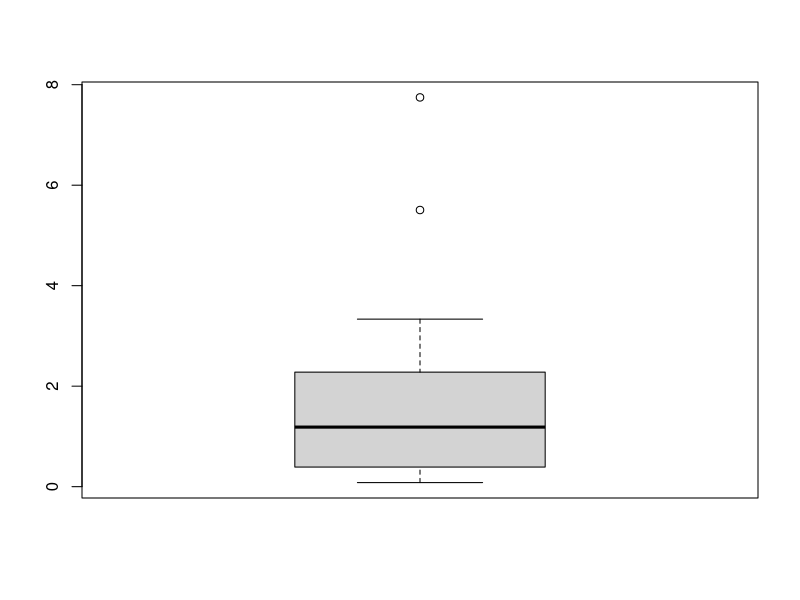
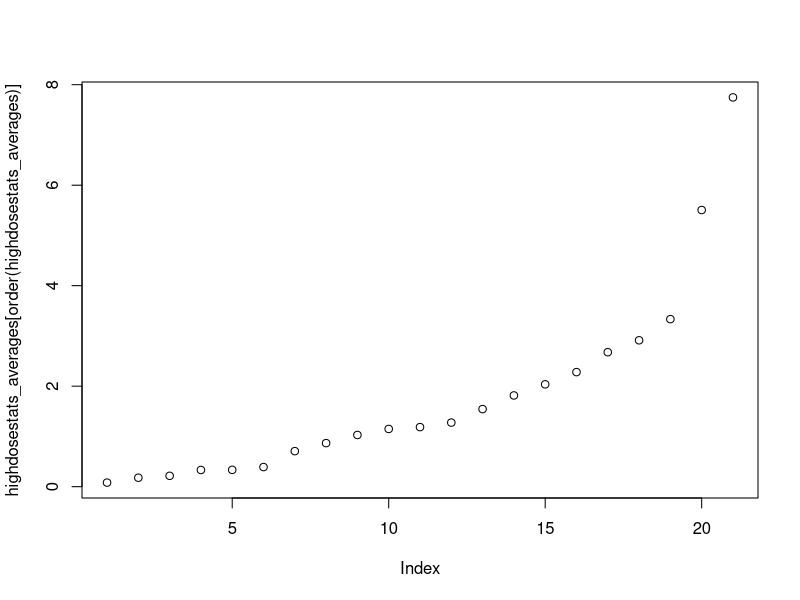

Here is the R script that generated these plots, in order: (Note: this script raises an error after producing the figures.)
lowdosestats_averages = c(0.005064404333333334, 0.036071856666666666, 0.08602864, 0.068847935, 0.032087740000000003, 0.11551346, 0.02786369, 0.057483393333333334, 0.02581979, 0.11061038000000001, 0.6197864333333333, 0.2750356, 0.2806726666666666, 0.23607576666666671, 0.45001776666666665, 0.2817180666666667, 0.0034901050000000003, 0.3328776, 0.47251944999999995, 0.08333361, 0.012957484500000001)
middosestats_averages = c(0.5493679333333333, 0.3147183, 0.5032963333333332, 0.37110306666666665, 0.33129616666666667, 0.3577782333333333, 0.23475383333333336, 0.5135395366666667, 0.20835755, 1.534064, 2.350481, 2.4852769, 2.9371006666666672, 0.5690529, 0.40251767666666666, 0.2835522666666667, 0.024466315, 0.3810755333333333, 0.47874143333333335, 0.2331072666666667, 0.08627115333333334)
highdosestats_averages = c(2.0367871666666666, 1.1488374333333333, 1.2754909533333334, 1.0288974, 0.86712553, 1.5442833, 1.18520177, 2.2798031, 1.8154843333333333, 2.9130713333333333, 7.747076333333333, 3.334103666666666, 2.6761605, 5.505960333333333, 0.33233783333333333, 0.3901039, 0.2159483166666667, 0.7069104666666667, 0.33481224333333337, 0.17823951333333332, 0.08112432666666668)
summary(highdosestats_averages)
boxplot(highdosestats_averages)
boxplot.stats(highdosestats_averages)$stats
plot(highdosestats_averages[order(highdosestats_averages)])
alldose_averages <- c(lowdosestats_averages, middosestats_averages, highdosestats_averages)
plot(alldose_averages[order(alldose_averages)], col=colorRampPalette(rev(brewer.pal(9,"Spectral")))(65))
quantile(alldose_averages, 0.955)

lowdosestats_averages_vector = c(0.13386, 0.1018, 0.14632333333333333, 0.13142333333333336, 0.22527833333333333, 0.15144166666666667, 0.1991683333333333, 0.12022, 0.13628333333333334, 0.10975333333333336, 0.09926833333333333, 0.026808333333333333, 0.38855500000000004, 0.30151, 0.09613833333333333, 0.14853666666666668, 0.083845, 0.15277166666666664, 0.09350166666666666, 0.13974666666666666, 0.09989999999999999, 0.14224166666666668, 0.12274833333333335, 0.09732333333333332, 0.28479000000000004, 0.14998833333333336, 0.13911833333333332, 0.18780833333333333, 0.138875, 0.11987500000000001, 0.12368666666666667, 0.436455, 0.059629999999999996, 0.03201333333333333, 0.2443333333333333, 0.25644666666666666, 0.19724666666666668, 0.2842033333333333, 0.34474333333333335, 0.06064, 0.17161, 0.2656, 0.16268333333333332, 0.44164999999999993, 0.04401333333333333, 0.050243333333333334, 0.037086666666666664, 0.38958999999999994, 0.8346066666666667, 0.7379166666666667, 0.92917, 0.21657333333333337, 0.32069, 0.05073666666666667, 0.09416666666666668, 0.19952666666666666, 0.50686, 0.2764333333333333, 0.6136633333333333, 0.6391300000000001, 0.3223533333333333, 0.14442666666666668, 0.016093333333333334, 0.00438, 0.019486666666666666, 0.016603333333333335, 0.018856666666666667, 0.5277733333333333)
middosestats_averages_vector = c(0.6826183333333334, 0.8697716666666667, 0.837535, 0.8010450000000001, 1.1012149999999998, 0.6811400000000001, 0.7294083333333333, 0.7682349999999999, 0.53728, 0.8825716666666668, 0.8385733333333333, 0.216525, 2.3194116666666664, 0.28627833333333336, 0.6126666666666667, 0.9167766666666667, 0.6265366666666666, 0.8389783333333334, 0.4721316666666668, 1.2683983333333333, 0.763958, 0.6659333333333333, 0.7900283333333334, 0.27281, 1.8013933333333332, 1.2531716666666668, 0.68756, 0.8835583333333336, 0.655535, 0.6948683333333334, 0.768885, 0.78125, 0.15498666666666666, 0.10265, 0.13253666666666666, 1.0070499999999998, 1.3059033333333334, 1.3642766666666664, 2.0419433333333337, 0.031113333333333337, 0.56562, 2.6232260000000003, 0.8547733333333335, 0.9480066666666668, 0.2919933333333334, 0.17420666666666665, 0.2835166666666667, 2.0874800000000002, 2.57281, 2.7730566666666667, 2.471293333333333, 1.8040033333333332, 1.2238566666666666, 0.2270466666666667, 0.32907000000000003, 0.83629, 1.2796933333333333, 0.9807566666666666, 2.50733, 2.1097233333333336, 1.2250066666666668, 0.6751633333333333, 0.54184, 0.023013333333333334, 0.17329000000000003, 0.18503666666666665, 0.14962, 2.090476666666667)
highdosestats_averages_vector = c(2.4105183333333335, 2.5221899999999997, 3.204145, 1.7858366666666665, 2.497113333333333, 1.9154499999999999, 2.2665816666666667, 2.019863333333334, 1.717183333333333, 1.90058, 1.9654866666666664, 1.082695, 5.611025000000001, 0.37429666666666667, 1.3154283333333334, 2.088205, 2.0082849999999994, 1.9985, 2.1509433333333328, 1.3634783333333333, 1.8902166666666667, 1.798775, 2.1967316666666665, 0.19434666666666667, 1.9300733333333333, 1.96554, 1.5447316666666666, 1.9015466666666667, 1.3599683333333334, 1.8414983333333332, 2.1302100000000004, 2.16091, 0.40224, 0.20993666666666666, 0.18006, 2.0572399999999997, 2.8576166666666665, 3.964116666666667, 3.783556666666667, 0.036845, 1.9309399999999999, 4.01007, 2.5996066666666664, 0.7417933333333333, 0.8419466666666665, 0.42099666666666663, 0.7355133333333334, 7.077916666666667, 5.53422, 4.58668, 3.3916633333333337, 2.9060799999999998, 2.5393000000000003, 1.2915466666666668, 0.8108433333333332, 3.205933333333333, 2.474616666666667, 2.7783633333333335, 3.591646666666667, 2.1595366666666664, 2.72618, 2.58492, 1.1159433333333333, 0.09986666666666666, 0.5180866666666667, 0.5842833333333334, 0.6041766666666666, 5.600490000000001)
summary(lowdosestats_averages_vector)
summary(middosestats_averages_vector)
summary(highdosestats_averages_vector)
boxplot(lowdosestats_averages_vector)
boxplot(middosestats_averages_vector)
boxplot(highdosestats_averages_vector)
boxplot.stats(highdosestats_averages_vector)$stats
plot(highdosestats_averages_vector[order(highdosestats_averages_vector)])

#both seem linear until 4, then higher values.

plot(highdosestats_averages_vector[order(highdosestats_averages_vector)], col=colorRampPalette(rev(brewer.pal(9,"Spectral")))(70))
quantile(highdosestats_averages_vector, 0.915)








# Trying with Medians Now
lowdose_medians_tg = c(0.003075533, 0.03257428, 0.081, 0.068847935, 0.03026593, 0.1034675, 0.0368221, 0.06190365, 0.02581979, 0.124584, 0.6213191, 0.2567377, 0.3191931, 0.2161231, 0.4499772, 0.2904873, 0.0034901050000000003, 0.2881442, 0.47251944999999995, 0.08333361, 0.012957484500000001)
middose_medians_tg = c(0.5107814, 0.2409603, 0.6327748, 0.4371227, 0.1707618, 0.3637295, 0.2503069, 0.08029448, 0.20835755, 1.090892, 1.638679, 2.995993, 2.90886, 0.5508192, 0.06959362, 0.2073134, 0.024466315, 0.2497955, 0.4008127, 0.2435437, 0.09686715)
higdose_medians_tg = c(1.439661, 1.194788, 1.610182, 1.02102, 0.1831229, 1.645691, 1.597524, 1.034663, 2.392086, 3.468092, 1.882847, 3.128663, 3.634292, 2.014283, 0.2483875, 0.3058072, 0.1503816, 0.976489, 0.04047742, 0.2309242, 0.08056907)
summary(lowdose_medians_tg)
summary(middose_medians_tg)
summary(higdose_medians_tg)
boxplot(lowdose_medians_tg)
boxplot(middose_medians_tg)
boxplot(higdose_medians_tg)
boxplot.stats(higdose_medians_tg)$stats
plot(higdose_medians_tg[order(higdose_medians_tg)])
alldose_medians_tg <- c(lowdose_medians_tg, middose_medians_tg, higdose_medians_tg)
plot(alldose_medians_tg[order(alldose_medians_tg)])
plot(alldose_medians_tg[order(alldose_medians_tg)], col=colorRampPalette(rev(brewer.pal(9,"Spectral")))(59))
boxplot(lowdose_medians_tg, middose_medians_tg, higdose_medians_tg)
